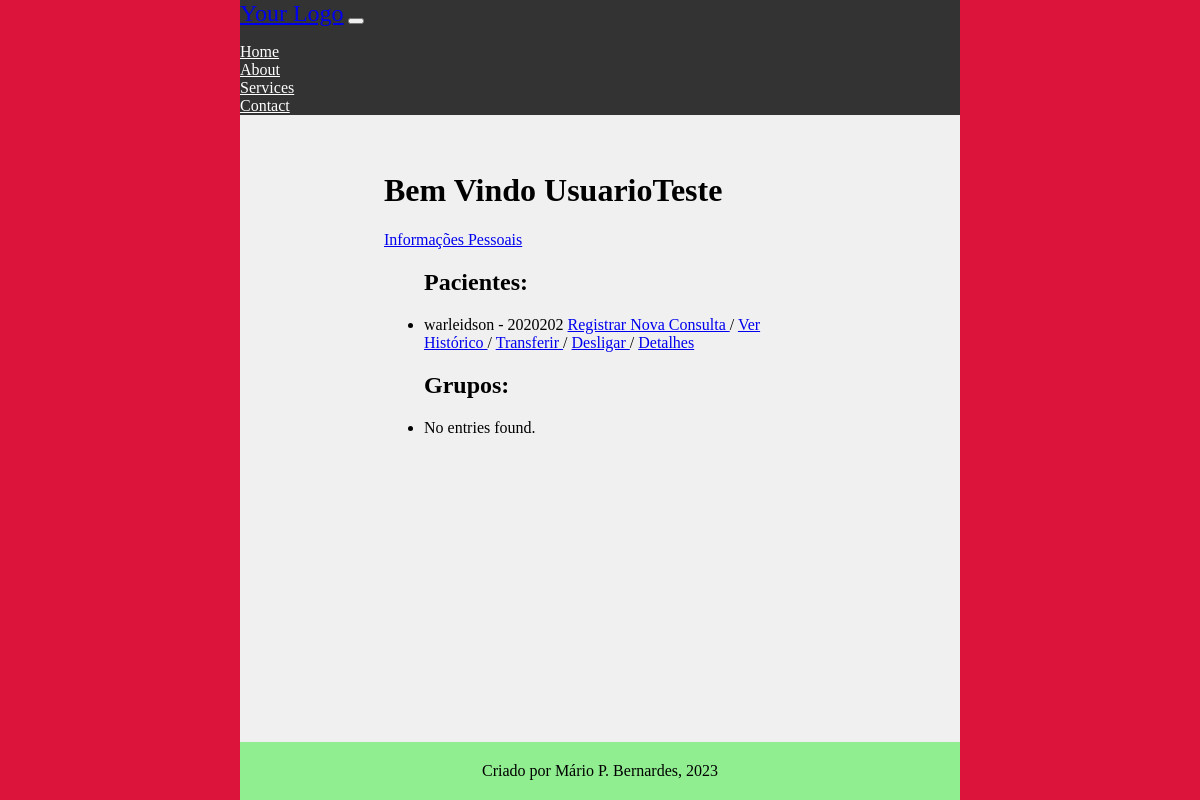
Before: /main/index/ (signed in) with the older database file.
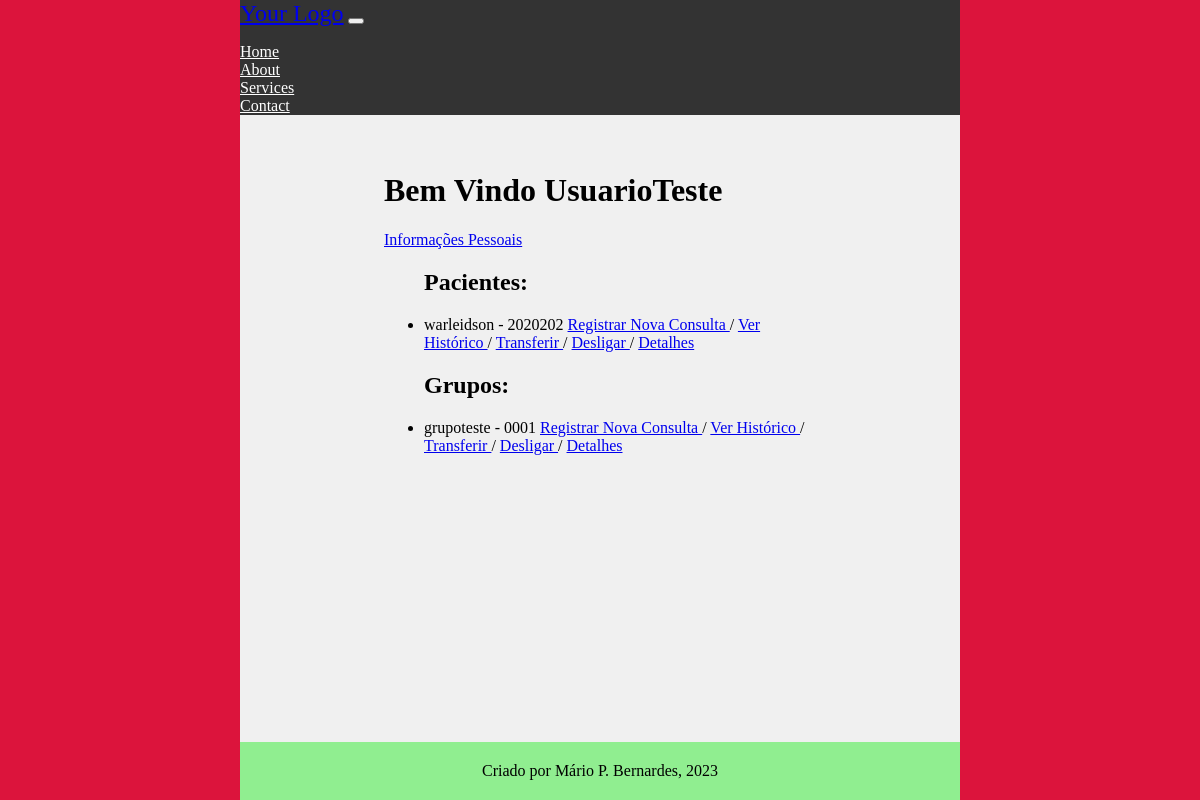
After: the same page with the newer database file.
### main/models.py (models this page shows, shortened)
class CadastroPacientes(models.Model):
    nome = models.CharField(verbose_name='Nome do Paciente', max_length=100)
    prontuario_numero = models.CharField(verbose_name='Nº de Prontuario', max_length=7, unique=True)
    nascimento = models.DateField(verbose_name='Data de Nascimento', help_text='dd/mm/aaaa')
    responsavel_legal = models.CharField(verbose_name='Responsável Legal', max_length=100, null=True, blank=True)
    data_inicio = models.DateField(verbose_name='Data de Inicio', help_text='dd/mm/aaaa')
    data_final = models.DateField(verbose_name='Data do Desligamento', help_text='dd/mm/aaaa', blank=True, null=True)
    desligado = models.BooleanField(verbose_name='Desligado', help_text='Paciente desligado', default=False)
    cpf_numero = models.CharField(verbose_name='CPF', max_length=11, unique=True)
    MOD_CHOICES = (
        (0, 'Individual'),
        (1, 'Grupo'),
        (2, 'Casal'),
    )
    modalidade_atendimento = models.IntegerField(verbose_name='Modalidade', choices=MOD_CHOICES)
    grupo = models.ForeignKey(
        'CadastroGrupos',
        related_name='membros',
        on_delete=models.PROTECT,
        blank=True,
        null=True
    )
    convenio = models.ForeignKey(
        'ConveniosAceitos',
        related_name='pacientes',
        on_delete=models.PROTECT
    )
    carteirinha_convenio = models.CharField(verbose_name='Número do Convênio',
                                            max_length=50, blank=True, null=True)
    terapeuta = models.ForeignKey(
        'CadastroProfissionais',
        related_name='pacientes',
        on_delete=models.PROTECT
    )
    telefone_numero = models.CharField(verbose_name='Telefone', max_length=11)
    email = models.EmailField(verbose_name='E-mail', null=True, blank=True)
    observacoes = models.TextField(verbose_name='Observações', blank=True, null=True)
    objects = models.Manager()
    class Meta:
        verbose_name = 'Paciente'
        verbose_name_plural = 'Pacientes'
        permissions = [
            ('transfer_pac', 'Transferir Paciente (Terapeutas)'),
            ('deslig_pac', 'Desligar Paciente (Terapeutas)'),
            ('add_pac_group', 'Adicionar Paciente a Grupo (Terapeutas')
        ]

class CadastroGrupos(models.Model):
    label = models.CharField(verbose_name='Nome', max_length=100)
    prontuario_grupo_numero = models.CharField(verbose_name='Nº Prontuário do Grupo', max_length=5, unique=True)
    terapeuta_responsavel = models.ForeignKey(
        'CadastroProfissionais',
        related_name='grupos',
        on_delete=models.PROTECT
    )
    desligado = models.BooleanField(verbose_name='Desativado', help_text='Grupo encerrado', default=False)
    data_inicio = models.DateField(verbose_name='Data de Inicio', help_text='dd/mm/aaaa')
    data_final = models.DateField(verbose_name='Data do Desligamento', help_text='dd/mm/aaaa', blank=True, null=True)
    objects = models.Manager()
    class Meta:
        verbose_name = 'Grupo'
        verbose_name_plural = 'Grupos'
        permissions = [
            ('transfer_group', 'Transferir Grupo (Terapeutas)'),
            ('deslig_group', 'Desligar Grupo (Terapeutas)')
        ]

### main/views.py (the view)
# urls.py: path('index/', index, name='index'),
@login_required(login_url="/main/login")
def index(request):
    current_user_terapeuta = request.user.Terapeutas.get()
    current_terapeuta_pacientes = CadastroPacientes.objects.filter(terapeuta_id=current_user_terapeuta)
    current_terapeuta_grupos = CadastroGrupos.objects.filter(terapeuta_responsavel_id=current_user_terapeuta)
    context = {
        'current_user': current_user_terapeuta,
        'pacientes': current_terapeuta_pacientes,
        'grupos': current_terapeuta_grupos,
    }
    return render(request, 'index.html', context)

### main/templates/index.html (shortened to what this page needs)
{% extends 'middleman1.html' %}
{% load bootstrap5 %}
{% load static%}
{% block content %}
<h1>Bem Vindo {{ request.user.username }} </h1>
    <p> <a href="{% url 'main:perfil' %}"> Informações Pessoais </a></p>
    <ul>
        <h2> Pacientes: </h2>
        {% for paciente in pacientes %}
            <li>
                {{ paciente.nome }} - {{ paciente.prontuario_numero }}
                <a href="{% url 'main:add_entrada' prontuario_numero=paciente.prontuario_numero %}"> Registrar Nova Consulta </a> /
                <a href="{% url 'main:prontuario' prontuario_numero=paciente.prontuario_numero %}"> Ver Histórico </a> /
                <a href="{% url 'main:transferencia' prontuario_numero=paciente.prontuario_numero %}"> Transferir </a> /
                <a href="{% url 'main:desligamento' prontuario_numero=paciente.prontuario_numero %}"> Desligar </a> /
                <a href="{% url 'main:dadospac' prontuario_numero=paciente.prontuario_numero %}"> Detalhes </a>
            </li>
        {% empty %}
            <li>No entries found.</li>
        {% endfor %}
    </ul>
    <ul>
        <h2> Grupos: </h2>
        {% for grupo in grupos %}
            <li>
                {{ grupo.label }} - {{ grupo.prontuario_grupo_numero }}
                <a href="{% url 'main:add-entrada-grupo' prontuario_grupo_numero=grupo.prontuario_grupo_numero %}"> Registrar Nova Consulta </a> /
                <a href="{% url 'main:grupo-prontuario' prontuario_grupo_numero=grupo.prontuario_grupo_numero %}"> Ver Histórico </a> /
                <a href="{% url 'main:transfer-grupo' prontuario_grupo_numero=grupo.prontuario_grupo_numero %}"> Transferir </a> /
                <a href="{% url 'main:deslig-grupo' prontuario_grupo_numero=grupo.prontuario_grupo_numero %}"> Desligar </a> /
                <a href="{% url 'main:dados-grupo' prontuario_grupo_numero=grupo.prontuario_grupo_numero %}"> Detalhes </a>
            </li>
        {% empty %}
            <li>No entries found.</li>
        {% endfor %}
    </ul>
{% endblock %}

Changed rows visible on the page:
added CadastroGrupos: label "grupoteste", prontuario_grupo_numero "0001"
Other visible differences:
text no longer shown: "No entries found."
